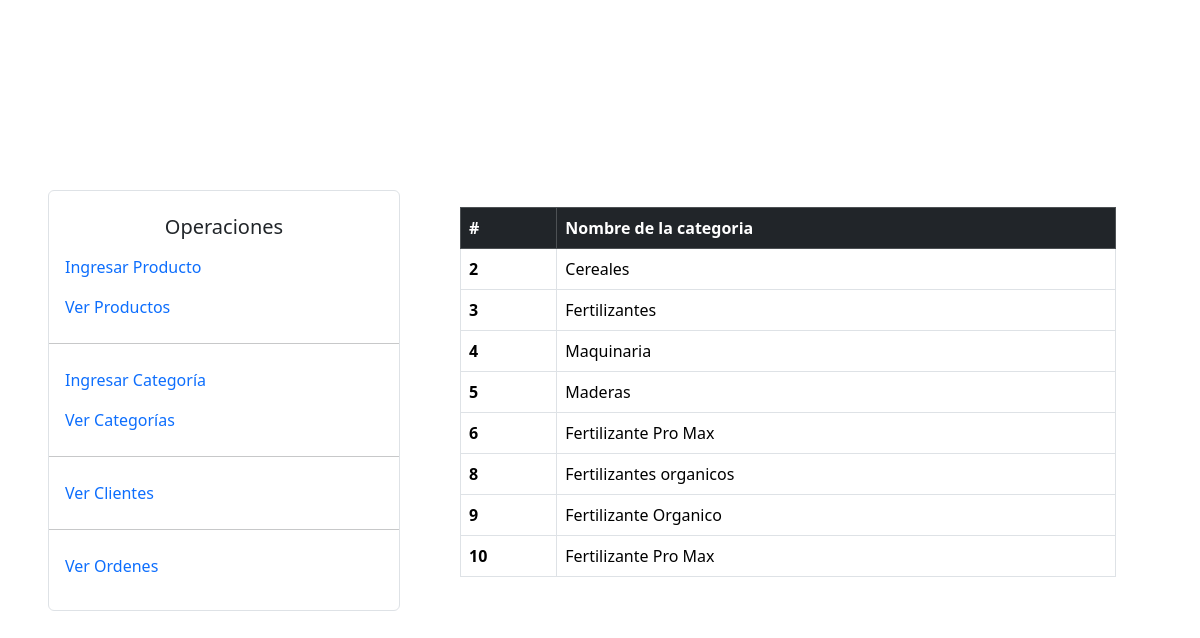
Screenshot of /admin/home/ver_categoria/index.php with the database file from the repository.
### tables this page shows
CREATE TABLE `categorias` (
  `Id` int(11) NOT NULL,
  `Nombre` text NOT NULL
);

### admin/home/ver_categoria/index.php (the view, shortened to what this page needs)
<?php require_once ROOT_PATH . '/db.php' ?>
<?php require_once ROOT_PATH . '/includes/head.php' ?>
	<div class="container-fluid px-md-5">
        <div class="row vh-100 align-items-center justify-content-sm-center">
            <?php require_once ROOT_PATH . '/components/nav.php' ?>
            <div class="col-12 col-sm-10 col-md-8 px-md-5">
            	<table class="table table-bordered">
            		<thead class="table-dark">
            			<tr>
            				<th>#</th>
            				<th>Nombre de la categoria</th>
            			</tr>
            		</thead>
            		<tbody>
            				<?php
            				$categorias = mysqli_query($conn, "SELECT * FROM categorias");
            				while($categoria = mysqli_fetch_array($categorias)) {?>
        						<tr>
		            				<th>
		            					<?= $categoria["Id"] ?>
		            				</th>
		            				<td><?= $categoria['Nombre']?></td>
		            			</tr>
            				<?php } ?>
            		</tbody>
            	</table>
            </div>
        </div>
    </div>

### includes/head.php (shortened to what this page needs)
<!DOCTYPE html>
<html lang="en">
<head>
    <link rel="stylesheet" href="https://cdn.jsdelivr.net/npm/bootstrap@5.3.1/dist/css/bootstrap.min.css">
</head>
<body>

### components/nav.php
<div class="col-12 col-sm-10 col-md-4">
    <nav class="border rounded py-4">
        <h5 class="text-center">Operaciones</h5>
        <ul class="nav flex-column">
            <li class="nav-item"><a href="/<?= ADMIN_PATH?>/ingresar_producto" class="nav-link">Ingresar Producto</a></li>
            <li class="nav-item"><a href="/<?= ADMIN_PATH?>/ver_producto" class="nav-link">Ver Productos</a></li>
            <hr>
            <li class="nav-item"><a href="/<?= ADMIN_PATH?>/ingresar_categoria" class="nav-link">Ingresar Categoría</a></li>
            <li class="nav-item"><a href="/<?= ADMIN_PATH?>/ver_categoria" class="nav-link">Ver Categorías</a></li>
            <hr>
            <li class="nav-item"><a href="/<?= ADMIN_PATH?>/ver_clientes" class="nav-link">Ver Clientes</a></li>
            <hr>
            <li class="nav-item"><a href="/<?= ADMIN_PATH?>/ver_ordenes" class="nav-link">Ver Ordenes</a></li>
        </ul>
    </nav>
</div>

### rows the page displays
categorias: Id "2", Nombre "Cereales"
categorias: Id "3", Nombre "Fertilizantes"
categorias: Id "4", Nombre "Maquinaria"
categorias: Id "5", Nombre "Maderas"
categorias: Id "6", Nombre "Fertilizante Pro Max"
categorias: Id "8", Nombre "Fertilizantes organicos"
categorias: Id "9", Nombre "Fertilizante Organico"
categorias: Id "10", Nombre "Fertilizante Pro Max"
